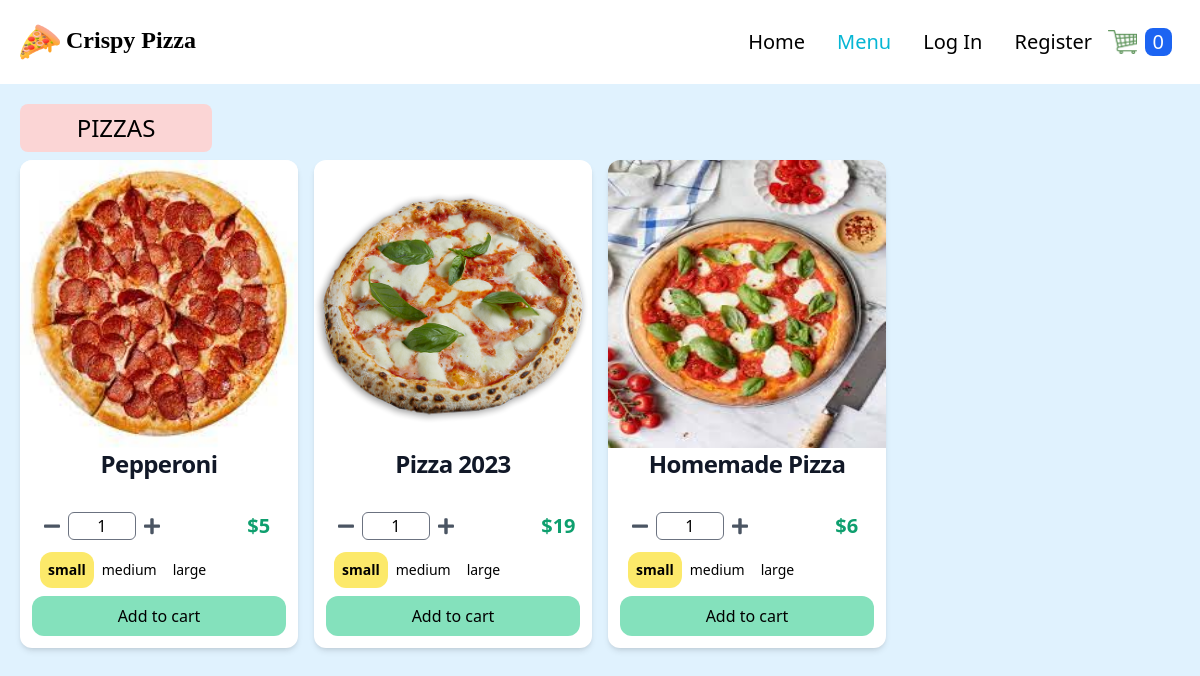
The app's page /pizza/ with its own data.
### store/models.py (models this page shows, shortened)
class Product(models.Model):
    id = models.UUIDField(primary_key=True, default=uuid.uuid4, editable=False)
    name = models.CharField(max_length=100)
    price = models.PositiveIntegerField(blank=True, null=True)
    desc = models.TextField(max_length=500)
    image = models.ImageField(blank=True, upload_to='images')
    created_at = models.DateField(auto_now_add=True)
    updated_at = models.DateField(auto_now=True)
    product_category = models.ForeignKey(
        "Category", on_delete=models.CASCADE, null=True, blank=True)
    def image_tag(self):
        return mark_safe(f'<img src="{self.image.url}" width="100" height="100" />')
    image_tag.short_description = 'Image'
    @property
    def get_product_variants(self):
        variants = self.productvariant_set.all()
        return variants
    @property
    def has_variants(self):
        if self.productvariant_set.count() > 0:
            return True
        else:
            return False

class ProductVariant(models.Model):
    title = models.CharField(max_length=100, blank=True, null=True)
    product = models.ForeignKey(Product, on_delete=models.CASCADE)
    size = models.ForeignKey(Size, on_delete=models.CASCADE)
    price = models.PositiveIntegerField()

class Size(models.Model):
    name = models.CharField(max_length=20, blank=True, null=True)
    def __str__(self):
        return self.name

### store/views.py (the view)
# urls.py: path('pizza/', views.pizzas, name='pizzas'),
def pizzas(request):
    products = Product.objects.filter(product_category__name="Pizza")
    context = {'products': products}
    return render(request, 'store/pizzas.html', context=context)

### store/context_processors.py (called while the page is built, shortened)
def get_cart_quantity(request):
    if request.user.is_authenticated:
        try:
            customer = request.user.customer
        except:
            number_of_items = 0
    else:
        try:
            customer, created = Customer.objects.get_or_create(
                device=request.COOKIES['device'])
        except:
            return {
                'cart_quantity': 0
            }

### store/templates/store/pizzas.html (shortened to what this page needs)
{% extends "store/base.html" %} {% block content %} {% load static %}
<div>
  <h1
    class="text-2xl text-center uppercase rounded-lg mx-5 mt-5 py-2 w-48 bg-red-200"
  >
    Pizzas
  </h1>
  <div
    class="grid grid-cols-1 sm:grid-cols-1 md:grid-cols-3 lg:grid-cols-4 mx-3"
  >
    {% for product in products %}
    <div
      class="flex flex-col m-2 bg-white rounded-xl shadow-md individual-container"
    >
      <img
        class="h-72 w-full rounded-t-xl"
        src="{{ product.image.url }}"
        alt=""
      />
      <h5
        class="mb-2 text-center text-2xl font-bold tracking-tight text-gray-900"
      >
        {{product.name}}
      </h5>
      <form
        action="{% url 'order:add_to_cart' product.id %}"
        method="post"
        class="text-center items-center mt-auto p-3"
        id="product-form"
      >
        <div class="flex my-3">
          <div class="flex ml-3 w-4/5">
            <button class="decrement" type="button">
              <svg class="fill-current text-gray-600 w-4" viewBox="0 0 448 512">
                <path
                  d="M416 208H32c-17.67 0-32 14.33-32 32v32c0 17.67 14.33 32 32 32h384c17.67 0 32-14.33 32-32v-32c0-17.67-14.33-32-32-32z"
                />
              </svg>
            </button>
            <input
              class="w-1/3 h-7 mx-2 text-center rounded-md"
              type="number"
              value="1"
              name="quantity"
              min="1"
              oninput="validity.valid||(value='');"
            />
            <button class="increment" type="button">
            </button>
          </div>
          {% if product.has_variants %}
          <div class="flex items-center font-bold text-xl text-green-500">
            <p class="prices-{{forloop.counter}} small-{{forloop.counter}}">
              ${{product.get_product_variants.0.price}}
            </p>
          </div>
          {% else %}
          <div class="flex items-center font-bold text-xl text-green-500">
            <p>${{product.price}}</p>
          </div>
          {% endif %}
        </div>
        {% if product.has_variants %}
        <div class="flex m-2 w-1/2">
          <div class="flex">
            <label
              for="small-{{forloop.counter}}"
              class="cursor-pointer select-none rounded-xl p-2 text-sm text-center peer-checked:bg-yellow-200 peer-checked:font-bold"
              >{{product.get_product_variants.0.size}}
            </label>
          </div>
          <div class="flex">
            <label
              for="medium-{{forloop.counter}}"
              class="cursor-pointer select-none rounded-xl p-2 text-sm text-center peer-checked:bg-orange-300 peer-checked:font-bold"
              >{{product.get_product_variants.1.size}}</label
            >
          </div>
          <div class="flex">
            <label
              for="large-{{forloop.counter}}"
              class="cursor-pointer select-none rounded-xl p-2 text-sm text-center peer-checked:bg-green-500 peer-checked:font-bold"
              >{{product.get_product_variants.2.size}}</label
            >
          </div>
        </div>
        {% else %}
        <div class="p-5"></div>
        {% endif %}
        <div class="flex">
          <button
            class="bg-green-300 hover:bg-green-500 rounded-xl w-full py-2 js-add"
            type="button"
          >
            Add to cart
          </button>
        </div>
      </form>
    </div>
    {% endfor %}
  </div>
</div>
{% endblock %}

### records on screen
Product: image (picture), name "Pepperoni", get_product_variants.0.price "5", get_product_variants.0.size "small", get_product_variants.1.size "medium", get_product_variants.2.size "large"
Product: image (picture), name "Pizza 2023", get_product_variants.0.price "19", get_product_variants.0.size "small", get_product_variants.1.size "medium", get_product_variants.2.size "large"
Product: image (picture), name "Homemade Pizza", get_product_variants.0.price "6", get_product_variants.0.size "small", get_product_variants.1.size "medium", get_product_variants.2.size "large"

### other values on screen
{{ cart_quantity }} "0"
